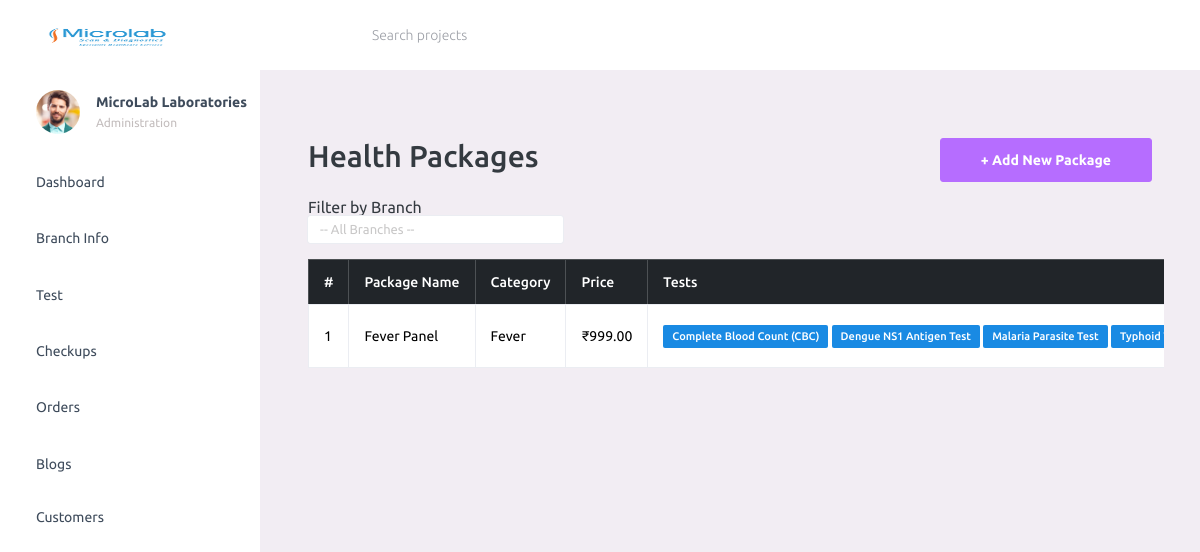
Page /packages/ on the committed database.
### Diagnosis_App/models.py (models this page shows)
class TestPackage(models.Model):
    name = models.CharField(max_length=100)
    description = models.TextField()
    price = models.DecimalField(max_digits=8, decimal_places=2)
    category = models.CharField(max_length=100)  # e.g., Fever, Full Body, Diabetes
    tests = models.ManyToManyField(DiagnosticTest)
    branch=models.ForeignKey(Branch,on_delete=models.CASCADE,null=True)

class DiagnosticTest(models.Model):
    name = models.CharField(max_length=100)
    description = models.TextField()  # can be "About the Test"
    instructions = models.TextField(blank=True, null=True)  # Test Preparation
    price = models.DecimalField(max_digits=8, decimal_places=2)
    sample_type = models.CharField(max_length=100)
    report_time = models.CharField(max_length=100)
    reports_within = models.CharField(max_length=100, blank=True, null=True)
    measures = models.TextField(blank=True, null=True)  # What is being measured
    components = models.TextField(blank=True, null=True)  # List of parameters
    purpose = models.TextField(blank=True, null=True)  # Why This Test
    category = models.CharField(max_length=100, blank=True, null=True)
    interpretations = models.TextField(blank=True, null=True)
    branch=models.ForeignKey(Branch,on_delete=models.CASCADE,null=True)
    views = models.IntegerField(default=0)

### Diagnosis_App/views.py (the view)
# urls.py: path('packages/', views.package_list, name='package_list'),
def package_list(request):
    selected_branch_id = request.GET.get('branch')
    branches = Branch.objects.all()
    if selected_branch_id:
        packages = TestPackage.objects.filter(branch_id=selected_branch_id)
    else:
        packages = TestPackage.objects.all()
    return render(request, 'package_list.html', {
        'packages': packages,
        'branches': branches,
        'selected_branch_id': selected_branch_id,
    })

### templates/package_list.html (shortened to what this page needs)
{% include 'navbar.html' %}
<div class="container mt-4 table-responsive">
  <div class="d-flex justify-content-between align-items-center mb-3">
    <h2>Health Packages</h2>
    <a href="{% url 'package_add' %}" class="btn btn-primary">+ Add New Package</a>
  </div>
   <form method="GET" class="mb-3">
    <div class="row">
      <div class="col-md-4">
        <label for="branch">Filter by Branch</label>
        <select name="branch" class="form-control" onchange="this.form.submit()">
          <option value="">-- All Branches --</option>
        </select>
      </div>
    </div>
  </form>
  {% if packages %}
  <table class="table table-bordered ">
    <thead class="table-dark">
      <tr>
        <th>#</th>
        <th>Package Name</th>
        <th>Category</th>
        <th>Price</th>
        <th>Tests</th>
      </tr>
    </thead>
    <tbody>
      {% for package in packages %}
      <tr>
        <td>{{ forloop.counter }}</td>
        <td>{{ package.name }}</td>
        <td>{{ package.category }}</td>
        <td>₹{{ package.price }}</td>
        <td>
          {% for test in package.tests.all %}
            <span class="badge bg-info">{{ test.name }}</span>
          {% endfor %}
        </td>
      </tr>
      {% endfor %}
    </tbody>
  </table>
  {% else %}
  <div class="alert alert-info">No packages found.</div>
  {% endif %}
</div>

### rows in the picture
TestPackage: name "Fever Panel", category "Fever", price "999.00"
DiagnosticTest: name "Complete Blood Count (CBC)"
DiagnosticTest: name "Dengue NS1 Antigen Test"
DiagnosticTest: name "Malaria Parasite Test"
DiagnosticTest: name "Typhoid…"
